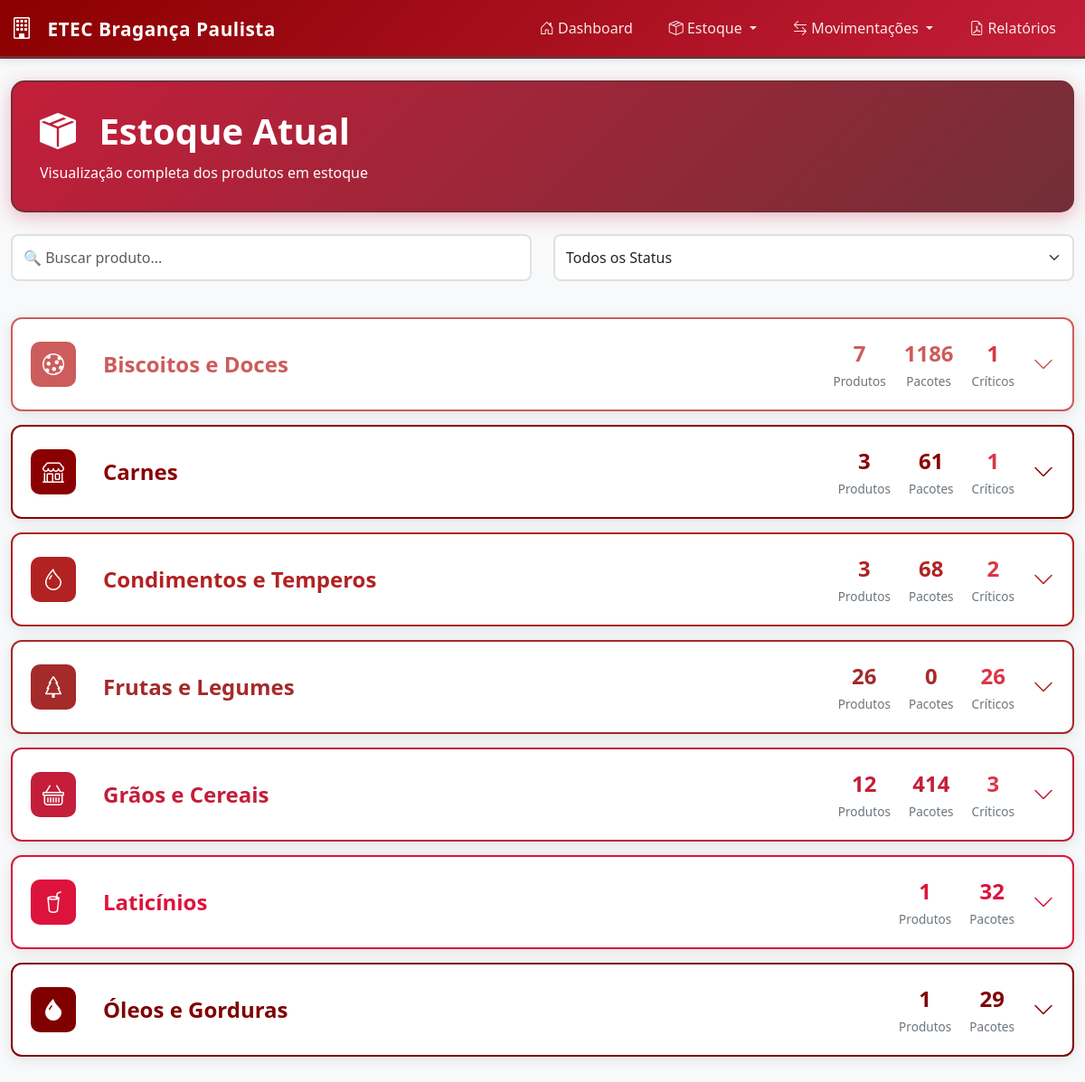
/estoque.php, run on the app's committed database.
### tables this page shows
CREATE TABLE `produtos` (
  `id` int(11) NOT NULL,
  `nome` varchar(200) NOT NULL,
  `categoria_id` int(11) NOT NULL,
  `peso_pacote` decimal(10,3) NOT NULL COMMENT 'Peso em kg ou ml',
  `unidade_medida` enum('kg','g','ml','l','unidade') DEFAULT 'kg',
  `estoque_atual` int(11) DEFAULT 0 COMMENT 'Quantidade em pacotes',
  `estoque_minimo` int(11) DEFAULT 10,
  `ativo` tinyint(1) DEFAULT 1,
  `created_at` timestamp NOT NULL DEFAULT current_timestamp(),
  `updated_at` timestamp NOT NULL DEFAULT current_timestamp() ON UPDATE current_timestamp()
);

CREATE TABLE `categorias` (
  `id` int(11) NOT NULL,
  `nome` varchar(100) NOT NULL,
  `cor` varchar(7) DEFAULT '#8B0000',
  `created_at` timestamp NOT NULL DEFAULT current_timestamp()
);

### estoque.php (the view, shortened to what this page needs)
<?php
$db = Database::getInstance()->getConnection();
$stmt = $db->query("
    SELECT
        c.id as categoria_id,
        c.nome as categoria,
        c.cor,
        p.id as produto_id,
        p.nome as produto,
        p.estoque_atual,
        p.estoque_minimo,
        p.peso_pacote,
        p.unidade_medida,
        ROUND(p.estoque_atual * p.peso_pacote, 2) as peso_total,
        CASE
            WHEN p.estoque_atual <= p.estoque_minimo THEN 'critical'
            WHEN p.estoque_atual <= (p.estoque_minimo * 1.5) THEN 'low'
            ELSE 'normal'
        END as status
    FROM categorias c
    LEFT JOIN produtos p ON c.id = p.categoria_id AND p.ativo = TRUE
    ORDER BY c.nome, p.nome
");
$categorias = [];
while ($row = $stmt->fetch()) {
    if (!isset($categorias[$row['categoria_id']])) {
        $categorias[$row['categoria_id']] = [
            'nome' => $row['categoria'],
            'cor' => $row['cor'],
            'produtos' => []
        ];
    }
    if ($row['produto_id']) {
        $categorias[$row['categoria_id']]['produtos'][] = $row;
    }
}
$icones = [
    'Grãos e Cereais' => 'bi-basket',
    'Carnes' => 'bi-shop',
    'Frutas e Legumes' => 'bi-tree',
    'Laticínios' => 'bi-cup-straw',
    'Condimentos e Temperos' => 'bi-droplet',
    'Biscoitos e Doces' => 'bi-cookie',
    'Óleos e Gorduras' => 'bi-droplet-fill'
];
?>
<!DOCTYPE html>
<html lang="pt-BR">
<head>
    <link href="https://cdn.jsdelivr.net/npm/bootstrap@5.3.0/dist/css/bootstrap.min.css" rel="stylesheet">
    <link rel="stylesheet" href="https://cdn.jsdelivr.net/npm/bootstrap-icons@1.11.0/font/bootstrap-icons.css">
    <link rel="stylesheet" href="assets/css/style.css">
</head>
<body>
    <?php include 'includes/navbar.php'; ?>
    <div class="container-fluid py-4">
        <div class="row mb-4">
            <div class="col-12">
                <div class="header-card">
                    <h1><i class="bi bi-box-seam-fill"></i> Estoque Atual</h1>
                    <p class="text-white mb-0">Visualização completa dos produtos em estoque</p>
                </div>
            </div>
        </div>
        <div class="row mb-4">
            <div class="col-md-6 mb-3">
                <input type="text" class="form-control" id="searchProduct" placeholder="🔍 Buscar produto...">
            </div>
            <div class="col-md-6 mb-3">
                <select class="form-select" id="filterStatus">
                    <option value="all">Todos os Status</option>
                </select>
            </div>
        </div>
        <?php foreach ($categorias as $cat_id => $cat): ?>
            <?php if (!empty($cat['produtos'])): ?>
                <?php
                $total_produtos = count($cat['produtos']);
                $total_pacotes = array_sum(array_column($cat['produtos'], 'estoque_atual'));
                $produtos_criticos = count(array_filter($cat['produtos'], fn($p) => $p['status'] === 'critical'));
                ?>
                <div class="category-card-collapsed"
                     style="border-color: <?php echo $cat['cor']; ?>;"
                     data-category="cat-<?php echo $cat_id; ?>">
                    <div class="category-summary" onclick="toggleCategory('cat-<?php echo $cat_id; ?>')">
                        <div class="category-info">
                            <div class="category-icon" style="background-color: <?php echo $cat['cor']; ?>">
                                <i class="<?php echo $icones[$cat['nome']] ?? 'bi-box'; ?>"></i>
                            </div>
                            <div>
                                <h3 class="category-title mb-0" style="color: <?php echo $cat['cor']; ?>">
                                    <?php echo htmlspecialchars($cat['nome']); ?>
                                </h3>
                            </div>
                        </div>
                        <div class="category-stats">
                            <div class="stat-item">
                                <span class="stat-number" style="color: <?php echo $cat['cor']; ?>">
                                    <?php echo $total_produtos; ?>
                                </span>
                                <span class="stat-label">Produtos</span>
                            </div>
                            <div class="stat-item">
                                <span class="stat-number" style="color: <?php echo $cat['cor']; ?>">
                                    <?php echo $total_pacotes; ?>
                                </span>
                                <span class="stat-label">Pacotes</span>
                            </div>
                            <?php if ($produtos_criticos > 0): ?>
                                <div class="stat-item">
                                    <span class="stat-number text-danger">
                                        <?php echo $produtos_criticos; ?>
                                    </span>
                                    <span class="stat-label">Críticos</span>
                                </div>
                            <?php endif; ?>
                            <i class="bi bi-chevron-down expand-icon" style="color: <?php echo $cat['cor']; ?>"></i>
                        </div>
                    </div>
                </div>
            <?php endif; ?>
        <?php endforeach; ?>
    </div>
</body>
</html>

### includes/navbar.php (shortened to what this page needs)
<nav class="navbar navbar-expand-lg navbar-dark bg-etec">
    <div class="container-fluid">
        <a class="navbar-brand" href="index.php">
            <i class="bi bi-building"></i>
            <strong>ETEC Bragança Paulista</strong>
        </a>
        <div class="collapse navbar-collapse" id="navbarNav">
            <ul class="navbar-nav ms-auto">
                <li class="nav-item">
                    <a class="nav-link" href="index.php">
                        <i class="bi bi-house-door"></i> Dashboard
                    </a>
                </li>
                <li class="nav-item dropdown">
                    <a class="nav-link dropdown-toggle" href="#" id="estoqueDropdown" role="button" data-bs-toggle="dropdown">
                        <i class="bi bi-box-seam"></i> Estoque
                    </a>
                </li>
                <li class="nav-item dropdown">
                    <a class="nav-link dropdown-toggle" href="#" id="movimentacoesDropdown" role="button" data-bs-toggle="dropdown">
                        <i class="bi bi-arrow-left-right"></i> Movimentações
                    </a>
                </li>
                <li class="nav-item">
                    <a class="nav-link" href="relatorio.php">
                        <i class="bi bi-file-earmark-pdf"></i> Relatórios
                    </a>
                </li>
            </ul>
        </div>
    </div>
</nav>

### assets/css/style.css (style rules this page uses)
:root { --etec-red: #C41E3A; --etec-dark-red: #8B0000; --etec-wine: #722F37; --etec-light-red: #DC143C; --etec-black: #1a1a1a; --etec-white: #ffffff; --etec-gray: #f8f9fa; }
* { margin: 0; padding: 0; box-sizing: border-box; }
body { font-family: 'Segoe UI', Tahoma, Geneva, Verdana, sans-serif; background-color: var(--etec-gray); color: var(--etec-black); }
.bg-etec { background: linear-gradient(135deg, var(--etec-dark-red) 0%, var(--etec-red) 100%); box-shadow: 0 2px 10px rgba(0,0,0,0.1); border-bottom: 3px solid var(--etec-wine); }
.navbar-brand { font-size: 1.3rem; font-weight: 700; color: var(--etec-white) !important; letter-spacing: 0.5px; }
.navbar-brand i { margin-right: 10px; font-size: 1.5rem; }
.nav-link { color: rgba(255,255,255,0.9) !important; font-weight: 500; padding: 8px 15px !important; margin: 0 5px; border-radius: 5px; transition: all 0.3s ease; }
.header-card { background: linear-gradient(135deg, var(--etec-red) 0%, var(--etec-wine) 100%); padding: 30px; border-radius: 15px; color: var(--etec-white); box-shadow: 0 5px 20px rgba(196, 30, 58, 0.3); border: 2px solid var(--etec-wine); }
.header-card h1 { font-size: 2.5rem; font-weight: 700; margin-bottom: 10px; }
.header-card h1 i { margin-right: 15px; }
.form-control, .form-select { border: 2px solid #e0e0e0; border-radius: 8px; padding: 12px; transition: all 0.3s ease; }
.category-icon { width: 50px; height: 50px; border-radius: 10px; display: flex; align-items: center; justify-content: center; font-size: 1.5rem; color: var(--etec-white); margin-right: 15px; }
.category-title { font-size: 1.5rem; font-weight: 700; margin: 0; }

### estoque.php (style rules this page uses)
.category-card-collapsed { background: var(--etec-white); border-radius: 12px; padding: 20px; margin-bottom: 15px; box-shadow: 0 3px 15px rgba(0,0,0,0.1); border: 2px solid; cursor: pointer; transition: all 0.3s ease; }
.category-summary { display: flex; align-items: center; justify-content: space-between; }
.category-info { display: flex; align-items: center; gap: 15px; }
.category-stats { display: flex; gap: 20px; align-items: center; }
.stat-item { text-align: center; }
.stat-number { font-size: 1.5rem; font-weight: 700; display: block; }
.stat-label { font-size: 0.85rem; color: #6c757d; }
.expand-icon { font-size: 1.5rem; transition: transform 0.3s ease; }

### data on the page
produtos: categoria.nome "Laticínios", total_produtos "1", total_pacotes "32"
produtos: categoria.nome "Óleos e Gorduras", total_produtos "1", total_pacotes "29"

### other printed values
$cat['nome'] "Biscoitos e Doces"
$total_produtos "7"
$total_pacotes "1186"
$produtos_criticos "1"
$cat['nome'] "Carnes"
$total_produtos "3"
$total_pacotes "61"
$cat['nome'] "Condimentos e Temperos"
$total_pacotes "68"
$produtos_criticos "2"
$cat['nome'] "Frutas e Legumes"
$total_produtos "26"
$total_pacotes "0"
$produtos_criticos "26"
$cat['nome'] "Grãos e Cereais"
